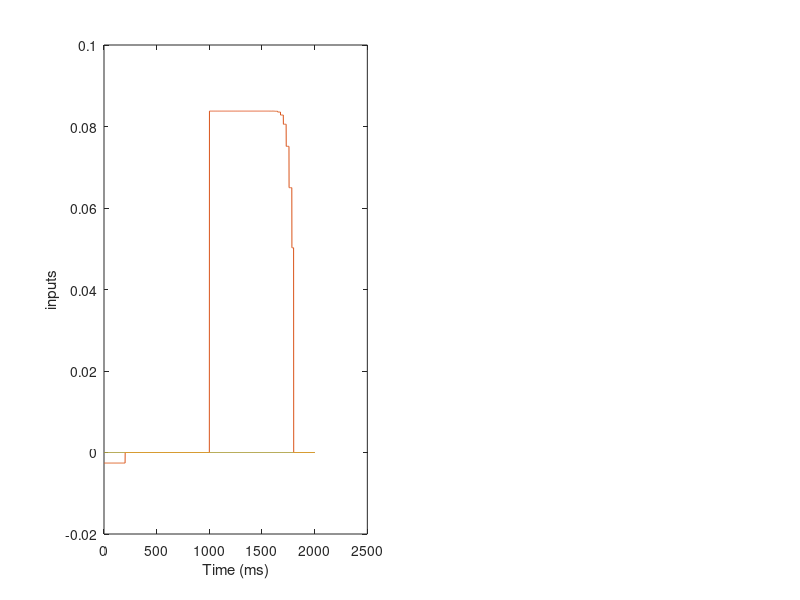

The MATLAB source for this figure: (Note: this script raises an error after producing the figure.)
clear all
close all

% load('u_it0.mat')

rng(40);
t_total = 2001;
dt = 1;
norm_noise = .0;
N = 30^2; %number of neurons in LSM
tau_net = 10; %time constant for excitatory synaptic activation
g = .2; %LSM gain factor
p_c = .25;
r_0 = .2;
f_x = .0004;
f_y = .0002;
omega = 2*pi*(.004);
I = .2;
k_length = 2;

k_adap = .5;
tau_adap = 400;


%% creation of weight matrix
alpha = 1.05;
sigma = .6; %weird behavior under one
alpha_neg = .05;
sigma_neg = 3;
offset = 5;
alpha_in = 3;
sigma_in = 2;
beta = -13.5;
ind = 1:N;
sz = [sqrt(N) sqrt(N)];
[row,col] = ind2sub(sz,ind);
dist = zeros(N,N);
for i = 1:N
    for j = 1:N
        row_dist = row(i) - row(j);
        if row_dist > sqrt(N)/2
            row_dist = row_dist - sqrt(N);
        end
        col_dist = col(i) - col(j);
        if col_dist > sqrt(N)/2
            col_dist = col_dist - sqrt(N);
        end
        dist(i,j) = sqrt(row_dist^2 + col_dist^2);
%         dist(i,j) = dist(i,j) - sqrt(N)*int(dist(i,j)/sqrt(N));
    end
end
% J_ij = alpha*exp(-(dist.^2)/(2*(sigma^2)));
J_ij = alpha*exp(-(dist.^2)/(2*(sigma^2)))...
    - alpha_neg*exp(-((dist+offset).^2)/(2*(sigma_neg^2)))...
    - alpha_neg*exp(-((dist-offset).^2)/(2*(sigma_neg^2)));
I_ij = alpha_in*exp(-(dist.^2)/(2*(sigma_in^2)));
% J_ij(J_ij<.0001 & J_ij>1*(10^-200)) = beta/N;

% J_ij = J_ij + (g/sqrt(N))*normrnd(0,1,N,N); %LSM recurrent weights
J_ij = J_ij + (g/sqrt(p_c*N))*full(sprandn(N,N,p_c)); %LSM recurrent weights
J_ij = J_ij - diag(diag(J_ij));
% J_ij = normrnd(0,g/sqrt(N),N,N); %LSM recurrent weights
% J_ij = (g/sqrt(p_c*N))*full(sprandn(N,N,p_c));
eig_W = eig(J_ij);
rate_it_record = zeros(N,t_total,k_length);

%% input
in_length = 800;
a = 1:sqrt(N);
b = 10*ones(1,sqrt(N));
indin = sub2ind(sz,1:sqrt(N),10*ones(1,sqrt(N)));
indin2 = repelem(indin,round(in_length/sqrt(N)));
indin_final = indin2(1:in_length);


u_it0 = normrnd(0,.1,N,1);
% rng(50);
for k = 1:k_length
    if k == 1
        PI_it_t = zeros(N,t_total); %input signal in t
%         PI_it_t = PI_it_t1;
        PI_it_x = zeros(N,t_total); %input signal in x
%         PI_it_x = ((-1000:1000).^2).*normrnd(0,1,N,1)/(1000^2);
        PI_it_x(:,1001:1800) = 1*ones(N,in_length).*I_ij(:,indin_final);
%         PI_it_x(:,1:450) = 1*ones(N,450).*I_ij(:,randi(N));
%         PI_it_x(:,1:500) = 1*ones(N,500).*I_ij(:,randi(N));
        PI_it_y = zeros(N,t_total); %input signal in y
%         PI_it_x(:,1101:1200) = 1*ones(N,100).*I_ij(:,randi(N));
        PI_it_x(:,1:200) = .1*ones(N,200).*normrnd(0,1,N,1);
    elseif k == 2
        PI_it_x(:,1:200) = .1*ones(N,200).*normrnd(0,1,N,1);
%         PI_it_t = PI_it_t1;
%         PI_it_t(:,1:100) = 1*ones(N,100).*normrnd(0,1,N,1);
%         PI_it_x(:,501:600) = PI_it_x(:,1101:1200);
%         PI_it_x(:,1:100) = 1*ones(N,100).*I_ij(:,randi(N));
%         PI_it_x(:,1101:1200) = 0*ones(N,100).*I_ij(:,200);
%         PI_it_x(:,1101:1200) = 1*ones(N,100).*I_ij(:,randi(N));
%         PI_it_x(:,1:2000) = .1*ones(N,2000).*normrnd(0,1,N,1);
%         PI_it_y = zeros(N,t_total); %input signal in y
%         PI_it_x = zeros(N,t_total); %input signal in x
%         PI_it_t = abs(1*sin(2*pi*f_x*(1:t_total)));
%         PI_it_t = zeros(1,t_total);
%         PI_it_x = PI_it_x1;
%         PI_it_x = (-2500:2500).^2; 
%         PI_it_x = PI_it_x./max(PI_it_x); 
%         PI_it_y = zeros(N,t_total); 
    end
    u_it = zeros(N,t_total);
    adap_it = zeros(N,t_total);
    rate_it = zeros(N,t_total);
    patt_time = zeros(sqrt(N),sqrt(N),t_total);
    patty = zeros(sqrt(N),sqrt(N),t_total);
%     u_it(:,1) = normrnd(0,.1,N,1);
%     u_it(1,1:100) = 10;
%     u_it(:,1) = u_it0;

    figure('Renderer', 'painters', 'Position', [200 300 1000 400])
    subplot(1,2,1)
    plot(mean(PI_it_t,1))
    hold on
    plot(mean(PI_it_x,1))
    hold on
    plot(mean(PI_it_y,1))
    ylabel('inputs')
    xlabel('Time (ms)')
    
    
    if k == 1
        v = VideoWriter('movie','Indexed AVI');
        v.FrameRate = 240;
        v.Colormap = parula;
        open(v);
    end

    for t = 2:t_total
        rate_it(:,t-1) = phi(u_it(:,t-1),r_0);
        sum_wji = J_ij*rate_it(:,t-1);
        position_input = PI_it_t(:,t) + PI_it_x(:,t) + PI_it_y(:,t);
        del_ui = (randn(N,1)*norm_noise + position_input -u_it(:,t-1) - adap_it(:,t-1) + sum_wji)*(dt/tau_net);
        del_adap = (-adap_it(:,t-1) + k_adap*u_it(:,t-1))*(dt/tau_adap);
        u_it(:,t) = u_it(:,t-1) + del_ui;
        adap_it(:,t) = adap_it(:,t-1) + del_adap;
        for i = 1:N
            patt_time(row(i),col(i),t) = rate_it(i,t-1);
            patty(row(i),col(i),t) = PI_it_x(i,t-1);
        end
        if k == 1
            im = mat2gray(patt_time(:,:,t), [-.1 .75]);
            [im2,cmap] = gray2ind(im,64);
            writeVideo(v,im2);  
        end
    end
    close(v)
    
    rate_it_record(:,:,k) = rate_it;
    
        
    subplot(1,2,2)
    imagesc(rate_it)
    ylabel('RNN activity')
    xlabel('Time (ms)')
    
%     subplot(2,2,3)
%     plot(a_corr)
%     ylabel('Autocorrelation')
%     xlabel('Time (ms)')
end

% close(v2);



corr_12 = zeros(1,t_total);
for t = 1:t_total
    mean_t = mean(rate_it(:,t));
    corr_12(t) = corr(rate_it_record(:,t,1),rate_it_record(:,t,2));
end

% figure
% plot(corr_12)
% ylabel('Correlation betweeen state 1 and state 2 at time t')
% xlabel('Time (ms)')

corr_22 = zeros(N,t_total);
for t = 1:t_total
    mean_t = mean(rate_it(:,t));
    corr_22(:,t) = rate_it_record(:,t,1).*rate_it_record(:,t,2);
end

figure
imagesc(corr_22)
ylabel('neuronxneuron Correlation betweeen state 1 and state 2 at time t')
xlabel('Time (ms)')

[max_am1,max_in1] = max(rate_it_record(:,1:1000,1),[],2);
[be1,eye1] = sort(max_in1);
rate_it_sorted = rate_it_record(eye1,:,1);
rate_it2_sorted = rate_it_record(eye1,:,2);

figure
subplot(1,2,1)
imagesc(rate_it_sorted)
subplot(1,2,2)
imagesc(rate_it2_sorted)
% figure
% plot(eig_W,'o')
% hold on
% plot(cos(0:.01:2*pi),sin(0:.01:2*pi));
% xlabel('Real component')
% ylabel('imaginary component')
% title('Eigenvalues')
% xlim([-1.5 1.5])
% ylim([-1.5 1.5])
% 
% figure
% histogram(randn(N,1)*norm_noise)
% hold on
% histogram(patty(:,:,2))


function y = phi(x,r_0)
y = r_0*tanh(x/r_0).*(x<=0) + (2-r_0)*tanh(x/(2-r_0)).*(x>0);
end
